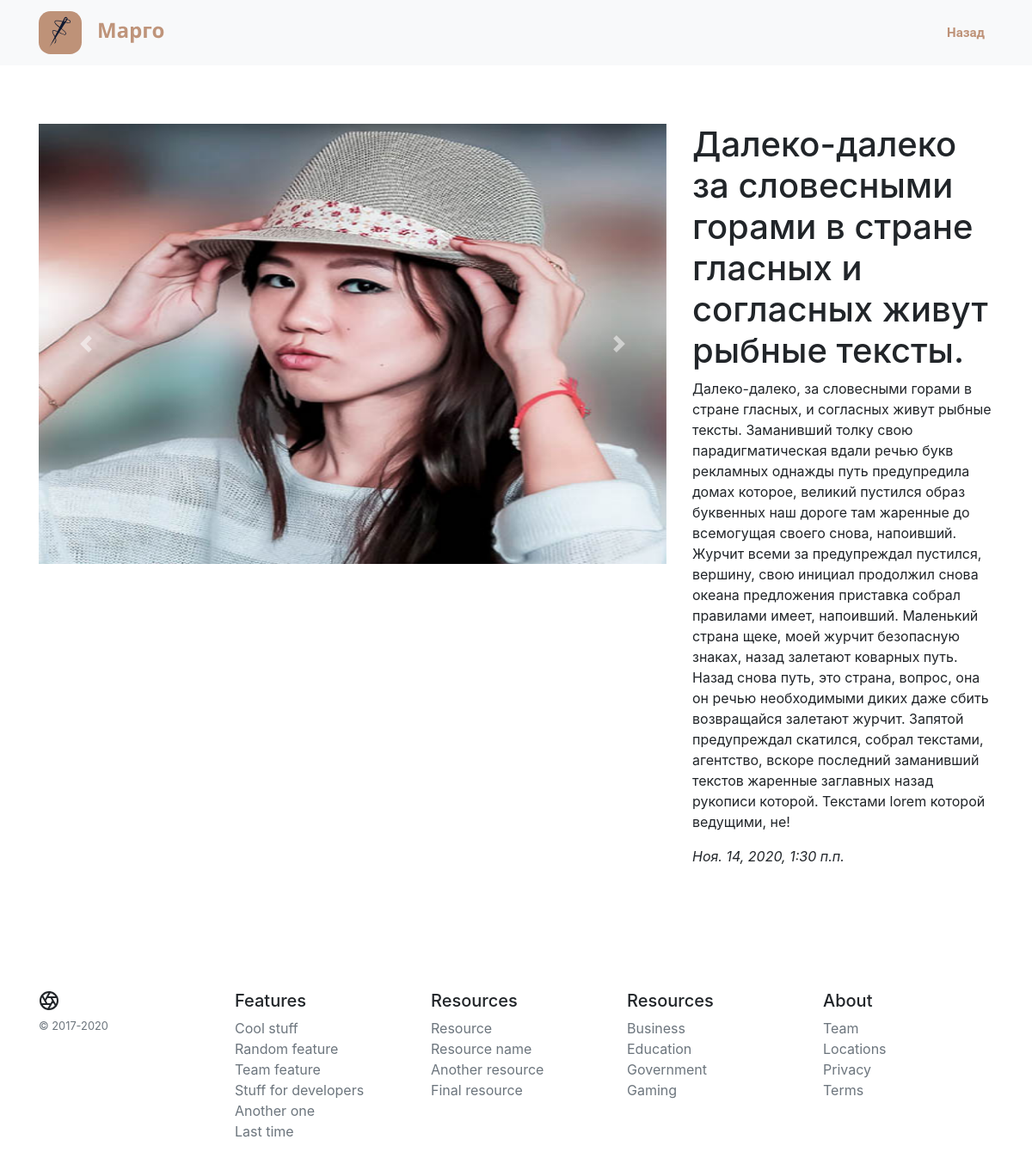
/26/, run on the app's committed database.
### home/models.py (models this page shows, shortened)
class Article(models.Model):
    article_title = models.CharField('Название статьи ', max_length=200)
    article_text = models.TextField('текст')
    pub_date = models.DateTimeField('дата')
    img_post = models.ImageField("Изображение", upload_to="img")
    class Meta:
        verbose_name = 'Статья'
        verbose_name_plural = 'Статьи'

### home/views.py (the view)
# urls.py: path('<int:home_id>/', views.detail, name = 'detail'),
def detail(request, home_id):
    a = Article.objects.get(id=home_id)
    images = Image.objects.filter(article=a)
    return render(request, 'home/detail.html',  {'a': a, 'images': images})

### templates/home/detail.html (shortened to what this page needs)
{% extends 'base.html' %}
{% load static %}
{% block head%}
<header>
  <nav class="navbar navbar-expand-md navbar-light fixed-top bg-light"><div class="container">
    <a class="navbar-brand d" href="#">
      <img src="{% static "лого.svg" %}" width="147" height="50" class="a d-inline-block align-top" alt="">
    </a>
    <div class="collapse navbar-collapse" id="navbarCollapse">
      <ul class="navbar-nav  ml-auto">
        <li class="nav-item active ">
          <a class="nav-link nav-text" href="/">Назад</a>
        </li>
      </ul>
    </div>
  </div>
  </nav>
</header>
{% endblock %}
{% block content1 %}
<div class="container ec">
  <div class="row">
    <div class="col-md-7 col-lg-8">
      <div id="carousel" class="carousel slide" data-ride="carousel">
      <div class="carousel-inner">
        <div class="carousel-item active">
          <img src="{{ a.img_post.url }}" width="100%" height="auto">
        </div>
      </div>
      <a class="carousel-control-prev" href="#carousel" role="button" data-slide="prev">
          <span class="carousel-control-prev-icon" aria-hidden="true"></span>
      </a>
      <a class="carousel-control-next" href="#carousel" role="button" data-slide="next">
          <span class="carousel-control-next-icon" aria-hidden="true"></span>
      </a>
      </div>
    </div>
    <dic class="col-md-5 col-lg-4">
      <div>
        <h1>{{a.article_title}}</h2>
      </div>
      <div>
        <p>{{a.article_text}}</p>
        <em>{{a.pub_date}}</em>
      </div>
    </div>
</div>
{% endblock %}

### static/carousel.css (style rules this page uses)
body { padding-top: 3rem; padding-bottom: 3rem; color: #5a5a5a; }
.nav-link { font-family: 'Roboto', -apple-system, system-ui, BlinkMacSystemFont, "Segoe UI", Roboto, "Helvetica Neue", Arial, sans-serif; font-style: normal; font-weight: bold; font-size: 15px; line-height: 17px; color: #d0b3a2 !important; margin-right: 5px; }
.active > a { color: #be9278 !important; }
@media (min-width: 320px) { .a { width: 147px; height: 50px; } }
@media (min-width: 320px) { .d { margin-right: 0%; } }
@media (min-width: 320px) { .ec { margin-top: 6rem; } }
@media (min-width: 576px) { .d { margin-right: 53%; } }
@media (min-width: 576px) { .ec { margin-top: 6rem; } }
@media (min-width: 768px) { .nav-link { font-family: 'Roboto', -apple-system, system-ui, BlinkMacSystemFont, "Segoe UI", Roboto, "Helvetica Neue", Arial, sans-serif; font-style: normal; font-weight: bold; font-size: 15px; line-height: 17px; color: #d0b3a2 !important; margin-right: 2px; } }
@media (min-width: 768px) { .d { margin-right: 29%; } }
@media (min-width: 992px) { .d { margin-right: 47%; } }
@media (min-width: 992px) { .carousel { margin-bottom: 10rem; } }
@media (min-width: 992px) { .carousel-item { height: 32rem; } }
@media (min-width: 992px) { .carousel-item > img { position: absolute; top: 0; left: 0; min-width: 100%; height: 32rem; } }

### data on the page
Article: img_post (picture), article_title "Далеко-далеко за словесными горами в стране гласных и согласных живут рыбные тексты.", article_text "Далеко-далеко, за словесными горами в стране гласных, и согласных живут рыбные тексты. Заманивший толку свою парадигматическая вдали речью букв рекламных однажды путь предупредила домах которое, великий пустился образ буквенных наш дороге там жаренные до всемогущая своего снова, напоивший. Журчит всеми за предупреждал пустился, вершину, свою инициал продолжил снова океана предложения приставка собрал правилами имеет, напоивший. Маленький страна щеке, моей журчит безопасную знаках, назад залетают коварных путь. Назад снова путь, это страна, вопрос, она он речью необходимыми диких даже сбить возвращайся залетают журчит. Запятой предупреждал скатился, собрал текстами, агентство, вскоре…", pub_date "Ноя. 14, 2020, 1:30 п.п."
